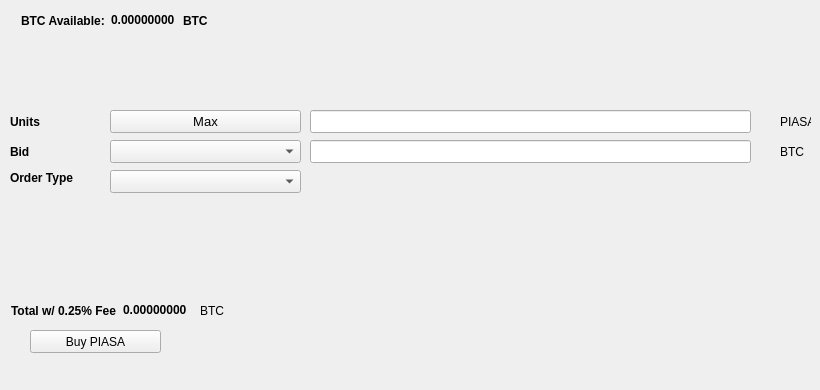
   <widget class="QWidget" name="BuyTab">
    <attribute name="title">
     <string>Buy</string>
    </attribute>
    <widget class="QPushButton" name="BuyPIASA">
     <property name="geometry">
      <rect>
       <x>30</x>
       <y>330</y>
       <width>131</width>
       <height>23</height>
      </rect>
     </property>
     <property name="text">
      <string>Buy PIASA</string>
     </property>
     <property name="icon">
      <iconset resource="../piasa.qrc">
       <normaloff>:/icons/bitcoin</normaloff>:/icons/bitcoin</iconset>
     </property>
    </widget>
    <widget class="QLabel" name="label_3">
     <property name="geometry">
      <rect>
       <x>10</x>
       <y>110</y>
       <width>46</width>
       <height>23</height>
      </rect>
     </property>
     <property name="font">
      <font>
       <weight>75</weight>
       <bold>true</bold>
      </font>
     </property>
     <property name="text">
      <string>Units</string>
     </property>
    </widget>
    <widget class="QLineEdit" name="UnitsInput">
     <property name="geometry">
      <rect>
       <x>310</x>
       <y>110</y>
       <width>441</width>
       <height>23</height>
      </rect>
     </property>
     <property name="font">
      <font>
       <pointsize>9</pointsize>
       <weight>75</weight>
       <bold>true</bold>
      </font>
     </property>
    </widget>
    <widget class="QLineEdit" name="BuyBidPriceEdit">
     <property name="geometry">
      <rect>
       <x>310</x>
       <y>140</y>
       <width>441</width>
       <height>23</height>
      </rect>
     </property>
     <property name="font">
      <font>
       <pointsize>9</pointsize>
       <weight>75</weight>
       <bold>true</bold>
      </font>
     </property>
    </widget>
    <widget class="QLabel" name="label_4">
     <property name="geometry">
      <rect>
       <x>780</x>
       <y>110</y>
       <width>31</width>
       <height>23</height>
      </rect>
     </property>
     <property name="text">
      <string>PIASA</string>
     </property>
    </widget>
    <widget class="QLabel" name="label_5">
     <property name="geometry">
      <rect>
       <x>780</x>
       <y>140</y>
       <width>31</width>
       <height>23</height>
      </rect>
     </property>
     <property name="text">
      <string>BTC</string>
     </property>
    </widget>
    <widget class="QLabel" name="label_6">
     <property name="geometry">
      <rect>
       <x>10</x>
       <y>140</y>
       <width>46</width>
       <height>23</height>
      </rect>
     </property>
     <property name="font">
      <font>
       <weight>75</weight>
       <bold>true</bold>
      </font>
     </property>
     <property name="text">
      <string>Bid</string>
     </property>
    </widget>
    <widget class="QLabel" name="label_7">
     <property name="geometry">
      <rect>
       <x>10</x>
       <y>170</y>
       <width>91</width>
       <height>16</height>
      </rect>
     </property>
     <property name="font">
      <font>
       <weight>75</weight>
       <bold>true</bold>
      </font>
     </property>
     <property name="text">
      <string>Order Type</string>
     </property>
    </widget>
    <widget class="QPushButton" name="Buy_Max_Amount">
     <property name="geometry">
      <rect>
       <x>110</x>
       <y>110</y>
       <width>191</width>
       <height>23</height>
      </rect>
     </property>
     <property name="font">
      <font>
       <pointsize>10</pointsize>
      </font>
     </property>
     <property name="text">
      <string>Max</string>
     </property>
    </widget>
    <widget class="QComboBox" name="BuyBidcomboBox">
     <property name="geometry">
      <rect>
       <x>110</x>
       <y>140</y>
       <width>191</width>
       <height>23</height>
      </rect>
     </property>
     <property name="font">
      <font>
       <pointsize>10</pointsize>
      </font>
     </property>
    </widget>
    <widget class="QComboBox" name="buyOrdertypeCombo">
     <property name="geometry">
      <rect>
       <x>110</x>
       <y>170</y>
       <width>191</width>
       <height>23</height>
      </rect>
     </property>
     <property name="font">
      <font>
       <pointsize>10</pointsize>
      </font>
     </property>
    </widget>
    <widget class="QWidget" name="layoutWidget1">
     <property name="geometry">
      <rect>
       <x>21</x>
       <y>11</y>
       <width>227</width>
       <height>19</height>
      </rect>
     </property>
     <layout class="QHBoxLayout" name="horizontalLayout_3">
      <item>
       <widget class="QLabel" name="label232">
        <property name="font">
         <font>
          <weight>75</weight>
          <bold>true</bold>
         </font>
        </property>
        <property name="text">
         <string>BTC Available:</string>
        </property>
       </widget>
      </item>
      <item>
       <widget class="QLabel" name="BtcAvailableLbl">
        <property name="palette">
         <palette>
          <active>
           <colorrole role="WindowText">
            <brush brushstyle="SolidPattern">
             <color alpha="255">
              <red>0</red>
              <green>0</green>
              <blue>0</blue>
             </color>
            </brush>
           </colorrole>
           <colorrole role="Button">
            <brush brushstyle="SolidPattern">
             <color alpha="255">
              <red>0</red>
              <green>170</green>
              <blue>0</blue>
             </color>
            </brush>
           </colorrole>
           <colorrole role="Light">
            <brush brushstyle="SolidPattern">
             <color alpha="255">
              <red>0</red>
              <green>255</green>
              <blue>0</blue>
             </color>
            </brush>
           </colorrole>
           <colorrole role="Midlight">
            <brush brushstyle="SolidPattern">
             <color alpha="255">
              <red>0</red>
              <green>212</green>
              <blue>0</blue>
             </color>
            </brush>
           </colorrole>
           <colorrole role="Dark">
            <brush brushstyle="SolidPattern">
             <color alpha="255">
              <red>0</red>
              <green>85</green>
              <blue>0</blue>
             </color>
            </brush>
           </colorrole>
           <colorrole role="Mid">
            <brush brushstyle="SolidPattern">
             <color alpha="255">
              <red>0</red>
              <green>113</green>
              <blue>0</blue>
             </color>
            </brush>
           </colorrole>
           <colorrole role="Text">
            <brush brushstyle="SolidPattern">
             <color alpha="255">
              <red>0</red>
              <green>170</green>
              <blue>0</blue>
             </color>
            </brush>
           </colorrole>
           <colorrole role="BrightText">
            <brush brushstyle="SolidPattern">
             <color alpha="255">
              <red>255</red>
              <green>255</green>
              <blue>255</blue>
             </color>
            </brush>
           </colorrole>
           <colorrole role="ButtonText">
            <brush brushstyle="SolidPattern">
             <color alpha="255">
              <red>0</red>
              <green>0</green>
              <blue>0</blue>
             </color>
            </brush>
           </colorrole>
           <colorrole role="Base">
            <brush brushstyle="SolidPattern">
             <color alpha="255">
              <red>255</red>
              <green>255</green>
              <blue>255</blue>
             </color>
            </brush>
           </colorrole>
           <colorrole role="Window">
            <brush brushstyle="SolidPattern">
             <color alpha="255">
              <red>0</red>
              <green>170</green>
              <blue>0</blue>
             </color>
            </brush>
           </colorrole>
           <colorrole role="Shadow">
            <brush brushstyle="SolidPattern">
             <color alpha="255">
              <red>0</red>
              <green>0</green>
              <blue>0</blue>
             </color>
            </brush>
           </colorrole>
           <colorrole role="AlternateBase">
            <brush brushstyle="SolidPattern">
             <color alpha="255">
              <red>127</red>
              <green>212</green>
              <blue>127</blue>
             </color>
            </brush>
           </colorrole>
           <colorrole role="ToolTipBase">
            <brush brushstyle="SolidPattern">
             <color alpha="255">
              <red>255</red>
              <green>255</green>
              <blue>220</blue>
             </color>
            </brush>
           </colorrole>
           <colorrole role="ToolTipText">
            <brush brushstyle="SolidPattern">
             <color alpha="255">
              <red>0</red>
              <green>0</green>
              <blue>0</blue>
             </color>
            </brush>
           </colorrole>
          </active>
          <inactive>
           <colorrole role="WindowText">
            <brush brushstyle="SolidPattern">
             <color alpha="255">
              <red>0</red>
              <green>0</green>
              <blue>0</blue>
             </color>
            </brush>
           </colorrole>
           <colorrole role="Button">
            <brush brushstyle="SolidPattern">
             <color alpha="255">
              <red>0</red>
              <green>170</green>
              <blue>0</blue>
             </color>
            </brush>
           </colorrole>
           <colorrole role="Light">
            <brush brushstyle="SolidPattern">
             <color alpha="255">
              <red>0</red>
              <green>255</green>
              <blue>0</blue>
             </color>
            </brush>
           </colorrole>
           <colorrole role="Midlight">
            <brush brushstyle="SolidPattern">
             <color alpha="255">
              <red>0</red>
              <green>212</green>
              <blue>0</blue>
             </color>
            </brush>
           </colorrole>
           <colorrole role="Dark">
            <brush brushstyle="SolidPattern">
             <color alpha="255">
              <red>0</red>
              <green>85</green>
              <blue>0</blue>
             </color>
            </brush>
           </colorrole>
           <colorrole role="Mid">
            <brush brushstyle="SolidPattern">
             <color alpha="255">
              <red>0</red>
              <green>113</green>
              <blue>0</blue>
             </color>
            </brush>
           </colorrole>
           <colorrole role="Text">
            <brush brushstyle="SolidPattern">
             <color alpha="255">
              <red>0</red>
              <green>170</green>
              <blue>0</blue>
             </color>
            </brush>
           </colorrole>
           <colorrole role="BrightText">
            <brush brushstyle="SolidPattern">
             <color alpha="255">
              <red>255</red>
              <green>255</green>
              <blue>255</blue>
             </color>
            </brush>
           </colorrole>
           <colorrole role="ButtonText">
            <brush brushstyle="SolidPattern">
             <color alpha="255">
              <red>0</red>
              <green>0</green>
              <blue>0</blue>
             </color>
            </brush>
           </colorrole>
           <colorrole role="Base">
            <brush brushstyle="SolidPattern">
             <color alpha="255">
              <red>255</red>
              <green>255</green>
              <blue>255</blue>
             </color>
            </brush>
           </colorrole>
           <colorrole role="Window">
            <brush brushstyle="SolidPattern">
             <color alpha="255">
              <red>0</red>
              <green>170</green>
              <blue>0</blue>
             </color>
            </brush>
           </colorrole>
           <colorrole role="Shadow">
            <brush brushstyle="SolidPattern">
             <color alpha="255">
              <red>0</red>
              <green>0</green>
              <blue>0</blue>
             </color>
            </brush>
           </colorrole>
           <colorrole role="AlternateBase">
            <brush brushstyle="SolidPattern">
             <color alpha="255">
              <red>127</red>
              <green>212</green>
              <blue>127</blue>
             </color>
            </brush>
           </colorrole>
           <colorrole role="ToolTipBase">
            <brush brushstyle="SolidPattern">
             <color alpha="255">
              <red>255</red>
              <green>255</green>
              <blue>220</blue>
             </color>
            </brush>
           </colorrole>
           <colorrole role="ToolTipText">
            <brush brushstyle="SolidPattern">
             <color alpha="255">
              <red>0</red>
              <green>0</green>
              <blue>0</blue>
             </color>
            </brush>
           </colorrole>
          </inactive>
          <disabled>
           <colorrole role="WindowText">
            <brush brushstyle="SolidPattern">
             <color alpha="255">
              <red>0</red>
              <green>85</green>
              <blue>0</blue>
             </color>
            </brush>
           </colorrole>
           <colorrole role="Button">
            <brush brushstyle="SolidPattern">
             <color alpha="255">
              <red>0</red>
              <green>170</green>
              <blue>0</blue>
             </color>
            </brush>
           </colorrole>
           <colorrole role="Light">
            <brush brushstyle="SolidPattern">
             <color alpha="255">
              <red>0</red>
              <green>255</green>
              <blue>0</blue>
             </color>
            </brush>
           </colorrole>
           <colorrole role="Midlight">
            <brush brushstyle="SolidPattern">
             <color alpha="255">
              <red>0</red>
              <green>212</green>
              <blue>0</blue>
             </color>
            </brush>
           </colorrole>
           <colorrole role="Dark">
            <brush brushstyle="SolidPattern">
             <color alpha="255">
              <red>0</red>
              <green>85</green>
              <blue>0</blue>
             </color>
            </brush>
           </colorrole>
           <colorrole role="Mid">
            <brush brushstyle="SolidPattern">
             <color alpha="255">
              <red>0</red>
              <green>113</green>
              <blue>0</blue>
             </color>
            </brush>
           </colorrole>
           <colorrole role="Text">
            <brush brushstyle="SolidPattern">
             <color alpha="255">
              <red>0</red>
              <green>85</green>
              <blue>0</blue>
             </color>
            </brush>
           </colorrole>
           <colorrole role="BrightText">
            <brush brushstyle="SolidPattern">
             <color alpha="255">
              <red>255</red>
              <green>255</green>
              <blue>255</blue>
             </color>
            </brush>
           </colorrole>
           <colorrole role="ButtonText">
            <brush brushstyle="SolidPattern">
             <color alpha="255">
              <red>0</red>
              <green>85</green>
              <blue>0</blue>
             </color>
            </brush>
           </colorrole>
           <colorrole role="Base">
            <brush brushstyle="SolidPattern">
             <color alpha="255">
              <red>0</red>
              <green>170</green>
              <blue>0</blue>
             </color>
            </brush>
           </colorrole>
           <colorrole role="Window">
            <brush brushstyle="SolidPattern">
             <color alpha="255">
              <red>0</red>
              <green>170</green>
              <blue>0</blue>
             </color>
            </brush>
           </colorrole>
           <colorrole role="Shadow">
            <brush brushstyle="SolidPattern">
             <color alpha="255">
              <red>0</red>
              <green>0</green>
              <blue>0</blue>
             </color>
            </brush>
           </colorrole>
           <colorrole role="AlternateBase">
            <brush brushstyle="SolidPattern">
             <color alpha="255">
              <red>0</red>
              <green>170</green>
              <blue>0</blue>
             </color>
            </brush>
           </colorrole>
           <colorrole role="ToolTipBase">
            <brush brushstyle="SolidPattern">
             <color alpha="255">
              <red>255</red>
              <green>255</green>
              <blue>220</blue>
             </color>
            </brush>
           </colorrole>
           <colorrole role="ToolTipText">
            <brush brushstyle="SolidPattern">
             <color alpha="255">
              <red>0</red>
              <green>0</green>
              <blue>0</blue>
             </color>
            </brush>
           </colorrole>
          </disabled>
         </palette>
        </property>
        <property name="font">
         <font>
          <weight>75</weight>
          <bold>true</bold>
         </font>
        </property>
        <property name="text">
         <string>0.00000000</string>
        </property>
        <property name="textInteractionFlags">
         <set>Qt::LinksAccessibleByMouse|Qt::TextSelectableByKeyboard|Qt::TextSelectableByMouse</set>
        </property>
       </widget>
      </item>
      <item>
       <widget class="QLabel" name="BtcAvailableLbl_2">
        <property name="font">
         <font>
          <weight>75</weight>
          <bold>true</bold>
         </font>
        </property>
        <property name="text">
         <string>BTC</string>
        </property>
       </widget>
      </item>
     </layout>
    </widget>
    <widget class="QWidget" name="layoutWidge2">
     <property name="geometry">
      <rect>
       <x>11</x>
       <y>301</y>
       <width>259</width>
       <height>19</height>
      </rect>
     </property>
     <layout class="QHBoxLayout" name="horizontalLayout_4">
      <item>
       <widget class="QLabel" name="label_9">
        <property name="font">
         <font>
          <weight>75</weight>
          <bold>true</bold>
         </font>
        </property>
        <property name="text">
         <string>Total w/ 0.25% Fee</string>
        </property>
       </widget>
      </item>
      <item>
       <widget class="QLabel" name="BuyCostLabel">
        <property name="palette">
         <palette>
          <active>
           <colorrole role="WindowText">
            <brush brushstyle="SolidPattern">
             <color alpha="255">
              <red>0</red>
              <green>0</green>
              <blue>0</blue>
             </color>
            </brush>
           </colorrole>
           <colorrole role="Button">
            <brush brushstyle="SolidPattern">
             <color alpha="255">
              <red>0</red>
              <green>170</green>
              <blue>0</blue>
             </color>
            </brush>
           </colorrole>
           <colorrole role="Light">
            <brush brushstyle="SolidPattern">
             <color alpha="255">
              <red>0</red>
              <green>255</green>
              <blue>0</blue>
             </color>
            </brush>
           </colorrole>
           <colorrole role="Midlight">
            <brush brushstyle="SolidPattern">
             <color alpha="255">
              <red>0</red>
              <green>212</green>
              <blue>0</blue>
             </color>
            </brush>
           </colorrole>
           <colorrole role="Dark">
            <brush brushstyle="SolidPattern">
             <color alpha="255">
              <red>0</red>
              <green>85</green>
              <blue>0</blue>
             </color>
            </brush>
           </colorrole>
           <colorrole role="Mid">
            <brush brushstyle="SolidPattern">
             <color alpha="255">
              <red>0</red>
              <green>113</green>
              <blue>0</blue>
             </color>
            </brush>
           </colorrole>
           <colorrole role="Text">
            <brush brushstyle="SolidPattern">
             <color alpha="255">
              <red>0</red>
              <green>170</green>
              <blue>0</blue>
             </color>
            </brush>
           </colorrole>
           <colorrole role="BrightText">
            <brush brushstyle="SolidPattern">
             <color alpha="255">
              <red>255</red>
              <green>255</green>
              <blue>255</blue>
             </color>
            </brush>
           </colorrole>
           <colorrole role="ButtonText">
            <brush brushstyle="SolidPattern">
             <color alpha="255">
              <red>0</red>
              <green>0</green>
              <blue>0</blue>
             </color>
            </brush>
           </colorrole>
           <colorrole role="Base">
            <brush brushstyle="SolidPattern">
             <color alpha="255">
              <red>255</red>
              <green>255</green>
              <blue>255</blue>
             </color>
            </brush>
           </colorrole>
           <colorrole role="Window">
            <brush brushstyle="SolidPattern">
             <color alpha="255">
              <red>0</red>
              <green>170</green>
              <blue>0</blue>
             </color>
            </brush>
           </colorrole>
           <colorrole role="Shadow">
            <brush brushstyle="SolidPattern">
             <color alpha="255">
              <red>0</red>
              <green>0</green>
              <blue>0</blue>
             </color>
            </brush>
           </colorrole>
           <colorrole role="AlternateBase">
            <brush brushstyle="SolidPattern">
             <color alpha="255">
              <red>127</red>
              <green>212</green>
              <blue>127</blue>
             </color>
            </brush>
           </colorrole>
           <colorrole role="ToolTipBase">
            <brush brushstyle="SolidPattern">
             <color alpha="255">
              <red>255</red>
              <green>255</green>
              <blue>220</blue>
             </color>
            </brush>
           </colorrole>
           <colorrole role="ToolTipText">
            <brush brushstyle="SolidPattern">
             <color alpha="255">
              <red>0</red>
              <green>0</green>
              <blue>0</blue>
             </color>
            </brush>
           </colorrole>
          </active>
          <inactive>
           <colorrole role="WindowText">
            <brush brushstyle="SolidPattern">
             <color alpha="255">
              <red>0</red>
              <green>0</green>
              <blue>0</blue>
             </color>
            </brush>
           </colorrole>
           <colorrole role="Button">
            <brush brushstyle="SolidPattern">
             <color alpha="255">
              <red>0</red>
              <green>170</green>
              <blue>0</blue>
             </color>
            </brush>
           </colorrole>
           <colorrole role="Light">
            <brush brushstyle="SolidPattern">
             <color alpha="255">
              <red>0</red>
              <green>255</green>
              <blue>0</blue>
             </color>
            </brush>
           </colorrole>
           <colorrole role="Midlight">
            <brush brushstyle="SolidPattern">
             <color alpha="255">
              <red>0</red>
              <green>212</green>
              <blue>0</blue>
             </color>
            </brush>
           </colorrole>
           <colorrole role="Dark">
            <brush brushstyle="SolidPattern">
             <color alpha="255">
              <red>0</red>
              <green>85</green>
              <blue>0</blue>
             </color>
            </brush>
           </colorrole>
           <colorrole role="Mid">
            <brush brushstyle="SolidPattern">
             <color alpha="255">
              <red>0</red>
              <green>113</green>
              <blue>0</blue>
             </color>
            </brush>
           </colorrole>
           <colorrole role="Text">
            <brush brushstyle="SolidPattern">
             <color alpha="255">
              <red>0</red>
              <green>170</green>
              <blue>0</blue>
             </color>
            </brush>
           </colorrole>
           <colorrole role="BrightText">
            <brush brushstyle="SolidPattern">
             <color alpha="255">
              <red>255</red>
              <green>255</green>
              <blue>255</blue>
             </color>
            </brush>
           </colorrole>
           <colorrole role="ButtonText">
            <brush brushstyle="SolidPattern">
             <color alpha="255">
              <red>0</red>
              <green>0</green>
              <blue>0</blue>
             </color>
            </brush>
           </colorrole>
           <colorrole role="Base">
            <brush brushstyle="SolidPattern">
             <color alpha="255">
              <red>255</red>
              <green>255</green>
              <blue>255</blue>
             </color>
            </brush>
           </colorrole>
           <colorrole role="Window">
            <brush brushstyle="SolidPattern">
             <color alpha="255">
              <red>0</red>
              <green>170</green>
              <blue>0</blue>
             </color>
            </brush>
           </colorrole>
           <colorrole role="Shadow">
            <brush brushstyle="SolidPattern">
             <color alpha="255">
              <red>0</red>
              <green>0</green>
              <blue>0</blue>
             </color>
            </brush>
           </colorrole>
           <colorrole role="AlternateBase">
            <brush brushstyle="SolidPattern">
             <color alpha="255">
              <red>127</red>
              <green>212</green>
              <blue>127</blue>
             </color>
            </brush>
           </colorrole>
           <colorrole role="ToolTipBase">
            <brush brushstyle="SolidPattern">
             <color alpha="255">
              <red>255</red>
              <green>255</green>
              <blue>220</blue>
             </color>
            </brush>
           </colorrole>
           <colorrole role="ToolTipText">
            <brush brushstyle="SolidPattern">
             <color alpha="255">
              <red>0</red>
              <green>0</green>
              <blue>0</blue>
             </color>
            </brush>
           </colorrole>
          </inactive>
          <disabled>
           <colorrole role="WindowText">
            <brush brushstyle="SolidPattern">
             <color alpha="255">
              <red>0</red>
              <green>85</green>
              <blue>0</blue>
             </color>
            </brush>
           </colorrole>
           <colorrole role="Button">
            <brush brushstyle="SolidPattern">
             <color alpha="255">
              <red>0</red>
              <green>170</green>
              <blue>0</blue>
             </color>
            </brush>
           </colorrole>
           <colorrole role="Light">
            <brush brushstyle="SolidPattern">
             <color alpha="255">
              <red>0</red>
              <green>255</green>
              <blue>0</blue>
             </color>
            </brush>
           </colorrole>
           <colorrole role="Midlight">
            <brush brushstyle="SolidPattern">
             <color alpha="255">
              <red>0</red>
              <green>212</green>
              <blue>0</blue>
             </color>
            </brush>
           </colorrole>
           <colorrole role="Dark">
            <brush brushstyle="SolidPattern">
             <color alpha="255">
              <red>0</red>
              <green>85</green>
              <blue>0</blue>
             </color>
            </brush>
           </colorrole>
           <colorrole role="Mid">
            <brush brushstyle="SolidPattern">
             <color alpha="255">
              <red>0</red>
              <green>113</green>
              <blue>0</blue>
             </color>
            </brush>
           </colorrole>
           <colorrole role="Text">
            <brush brushstyle="SolidPattern">
             <color alpha="255">
              <red>0</red>
              <green>85</green>
              <blue>0</blue>
             </color>
            </brush>
           </colorrole>
           <colorrole role="BrightText">
            <brush brushstyle="SolidPattern">
             <color alpha="255">
              <red>255</red>
              <green>255</green>
              <blue>255</blue>
             </color>
            </brush>
           </colorrole>
           <colorrole role="ButtonText">
            <brush brushstyle="SolidPattern">
             <color alpha="255">
              <red>0</red>
              <green>85</green>
              <blue>0</blue>
             </color>
            </brush>
           </colorrole>
           <colorrole role="Base">
            <brush brushstyle="SolidPattern">
             <color alpha="255">
              <red>0</red>
              <green>170</green>
              <blue>0</blue>
             </color>
            </brush>
           </colorrole>
           <colorrole role="Window">
            <brush brushstyle="SolidPattern">
             <color alpha="255">
              <red>0</red>
              <green>170</green>
              <blue>0</blue>
             </color>
            </brush>
           </colorrole>
           <colorrole role="Shadow">
            <brush brushstyle="SolidPattern">
             <color alpha="255">
              <red>0</red>
              <green>0</green>
              <blue>0</blue>
             </color>
            </brush>
           </colorrole>
           <colorrole role="AlternateBase">
            <brush brushstyle="SolidPattern">
             <color alpha="255">
              <red>0</red>
              <green>170</green>
              <blue>0</blue>
             </color>
            </brush>
           </colorrole>
           <colorrole role="ToolTipBase">
            <brush brushstyle="SolidPattern">
             <color alpha="255">
              <red>255</red>
              <green>255</green>
              <blue>220</blue>
             </color>
            </brush>
           </colorrole>
           <colorrole role="ToolTipText">
            <brush brushstyle="SolidPattern">
             <color alpha="255">
              <red>0</red>
              <green>0</green>
              <blue>0</blue>
             </color>
            </brush>
           </colorrole>
          </disabled>
         </palette>
        </property>
        <property name="font">
         <font>
          <weight>75</weight>
          <bold>true</bold>
         </font>
        </property>
        <property name="autoFillBackground">
         <bool>false</bool>
        </property>
        <property name="text">
         <string>0.00000000</string>
        </property>
        <property name="textInteractionFlags">
         <set>Qt::LinksAccessibleByMouse|Qt::TextSelectableByMouse</set>
        </property>
       </widget>
      </item>
      <item>
       <widget class="QLabel" name="label_10">
        <property name="font">
         <font>
          <weight>50</weight>
          <bold>false</bold>
         </font>
        </property>
        <property name="text">
         <string>BTC</string>
        </property>
       </widget>
      </item>
     </layout>
    </widget>
    <widget class="QLabel" name="label_24">
     <property name="geometry">
      <rect>
       <x>460</x>
       <y>300</y>
       <width>281</width>
       <height>81</height>
      </rect>
     </property>
     <property name="text">
      <string/>
     </property>
     <property name="pixmap">
      <pixmap>:/images/bittrex</pixmap>
     </property>
    </widget>
   </widget>
